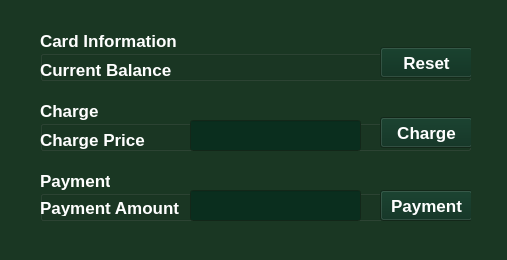
<?xml version="1.0" encoding="UTF-8"?>
<ui version="4.0">
 <class>Dialog</class>
 <widget class="QDialog" name="Dialog">
  <property name="geometry">
   <rect>
    <x>0</x>
    <y>0</y>
    <width>507</width>
    <height>260</height>
   </rect>
  </property>
  <property name="palette">
   <palette>
    <active>
     <colorrole role="WindowText">
      <brush brushstyle="SolidPattern">
       <color alpha="255">
        <red>255</red>
        <green>255</green>
        <blue>255</blue>
       </color>
      </brush>
     </colorrole>
     <colorrole role="Button">
      <brush brushstyle="SolidPattern">
       <color alpha="255">
        <red>10</red>
        <green>46</green>
        <blue>30</blue>
       </color>
      </brush>
     </colorrole>
     <colorrole role="Midlight">
      <brush brushstyle="SolidPattern">
       <color alpha="255">
        <red>196</red>
        <green>203</green>
        <blue>193</blue>
       </color>
      </brush>
     </colorrole>
     <colorrole role="Dark">
      <brush brushstyle="SolidPattern">
       <color alpha="255">
        <red>105</red>
        <green>116</green>
        <blue>101</blue>
       </color>
      </brush>
     </colorrole>
     <colorrole role="Mid">
      <brush brushstyle="SolidPattern">
       <color alpha="255">
        <red>115</red>
        <green>132</green>
        <blue>108</blue>
       </color>
      </brush>
     </colorrole>
     <colorrole role="Text">
      <brush brushstyle="SolidPattern">
       <color alpha="255">
        <red>255</red>
        <green>255</green>
        <blue>255</blue>
       </color>
      </brush>
     </colorrole>
     <colorrole role="BrightText">
      <brush brushstyle="SolidPattern">
       <color alpha="255">
        <red>255</red>
        <green>255</green>
        <blue>255</blue>
       </color>
      </brush>
     </colorrole>
     <colorrole role="ButtonText">
      <brush brushstyle="SolidPattern">
       <color alpha="255">
        <red>255</red>
        <green>255</green>
        <blue>255</blue>
       </color>
      </brush>
     </colorrole>
     <colorrole role="Base">
      <brush brushstyle="SolidPattern">
       <color alpha="255">
        <red>10</red>
        <green>46</green>
        <blue>30</blue>
       </color>
      </brush>
     </colorrole>
     <colorrole role="Window">
      <brush brushstyle="SolidPattern">
       <color alpha="255">
        <red>26</red>
        <green>55</green>
        <blue>35</blue>
       </color>
      </brush>
     </colorrole>
     <colorrole role="Highlight">
      <brush brushstyle="SolidPattern">
       <color alpha="255">
        <red>26</red>
        <green>55</green>
        <blue>35</blue>
       </color>
      </brush>
     </colorrole>
     <colorrole role="HighlightedText">
      <brush brushstyle="SolidPattern">
       <color alpha="255">
        <red>254</red>
        <green>239</green>
        <blue>197</blue>
       </color>
      </brush>
     </colorrole>
     <colorrole role="LinkVisited">
      <brush brushstyle="SolidPattern">
       <color alpha="255">
        <red>205</red>
        <green>171</green>
        <blue>143</blue>
       </color>
      </brush>
     </colorrole>
     <colorrole role="AlternateBase">
      <brush brushstyle="SolidPattern">
       <color alpha="255">
        <red>69</red>
        <green>80</green>
        <blue>65</blue>
       </color>
      </brush>
     </colorrole>
     <colorrole role="ToolTipBase">
      <brush brushstyle="SolidPattern">
       <color alpha="255">
        <red>255</red>
        <green>246</green>
        <blue>242</blue>
       </color>
      </brush>
     </colorrole>
     <colorrole role="ToolTipText">
      <brush brushstyle="SolidPattern">
       <color alpha="255">
        <red>255</red>
        <green>255</green>
        <blue>255</blue>
       </color>
      </brush>
     </colorrole>
     <colorrole role="PlaceholderText">
      <brush brushstyle="SolidPattern">
       <color alpha="255">
        <red>105</red>
        <green>116</green>
        <blue>101</blue>
       </color>
      </brush>
     </colorrole>
    </active>
    <inactive>
     <colorrole role="WindowText">
      <brush brushstyle="SolidPattern">
       <color alpha="255">
        <red>255</red>
        <green>255</green>
        <blue>255</blue>
       </color>
      </brush>
     </colorrole>
     <colorrole role="Button">
      <brush brushstyle="SolidPattern">
       <color alpha="255">
        <red>10</red>
        <green>46</green>
        <blue>30</blue>
       </color>
      </brush>
     </colorrole>
     <colorrole role="Midlight">
      <brush brushstyle="SolidPattern">
       <color alpha="255">
        <red>196</red>
        <green>203</green>
        <blue>193</blue>
       </color>
      </brush>
     </colorrole>
     <colorrole role="Dark">
      <brush brushstyle="SolidPattern">
       <color alpha="255">
        <red>105</red>
        <green>116</green>
        <blue>101</blue>
       </color>
      </brush>
     </colorrole>
     <colorrole role="Mid">
      <brush brushstyle="SolidPattern">
       <color alpha="255">
        <red>115</red>
        <green>132</green>
        <blue>108</blue>
       </color>
      </brush>
     </colorrole>
     <colorrole role="Text">
      <brush brushstyle="SolidPattern">
       <color alpha="255">
        <red>255</red>
        <green>255</green>
        <blue>255</blue>
       </color>
      </brush>
     </colorrole>
     <colorrole role="BrightText">
      <brush brushstyle="SolidPattern">
       <color alpha="255">
        <red>255</red>
        <green>255</green>
        <blue>255</blue>
       </color>
      </brush>
     </colorrole>
     <colorrole role="ButtonText">
      <brush brushstyle="SolidPattern">
       <color alpha="255">
        <red>255</red>
        <green>255</green>
        <blue>255</blue>
       </color>
      </brush>
     </colorrole>
     <colorrole role="Base">
      <brush brushstyle="SolidPattern">
       <color alpha="255">
        <red>10</red>
        <green>46</green>
        <blue>30</blue>
       </color>
      </brush>
     </colorrole>
     <colorrole role="Window">
      <brush brushstyle="SolidPattern">
       <color alpha="255">
        <red>26</red>
        <green>55</green>
        <blue>35</blue>
       </color>
      </brush>
     </colorrole>
     <colorrole role="Highlight">
      <brush brushstyle="SolidPattern">
       <color alpha="255">
        <red>26</red>
        <green>55</green>
        <blue>35</blue>
       </color>
      </brush>
     </colorrole>
     <colorrole role="HighlightedText">
      <brush brushstyle="SolidPattern">
       <color alpha="255">
        <red>254</red>
        <green>239</green>
        <blue>197</blue>
       </color>
      </brush>
     </colorrole>
     <colorrole role="LinkVisited">
      <brush brushstyle="SolidPattern">
       <color alpha="255">
        <red>205</red>
        <green>171</green>
        <blue>143</blue>
       </color>
      </brush>
     </colorrole>
     <colorrole role="AlternateBase">
      <brush brushstyle="SolidPattern">
       <color alpha="255">
        <red>69</red>
        <green>80</green>
        <blue>65</blue>
       </color>
      </brush>
     </colorrole>
     <colorrole role="ToolTipBase">
      <brush brushstyle="SolidPattern">
       <color alpha="255">
        <red>255</red>
        <green>246</green>
        <blue>242</blue>
       </color>
      </brush>
     </colorrole>
     <colorrole role="ToolTipText">
      <brush brushstyle="SolidPattern">
       <color alpha="255">
        <red>255</red>
        <green>255</green>
        <blue>255</blue>
       </color>
      </brush>
     </colorrole>
     <colorrole role="PlaceholderText">
      <brush brushstyle="SolidPattern">
       <color alpha="255">
        <red>105</red>
        <green>116</green>
        <blue>101</blue>
       </color>
      </brush>
     </colorrole>
    </inactive>
    <disabled>
     <colorrole role="WindowText">
      <brush brushstyle="SolidPattern">
       <color alpha="255">
        <red>105</red>
        <green>116</green>
        <blue>101</blue>
       </color>
      </brush>
     </colorrole>
     <colorrole role="Button">
      <brush brushstyle="SolidPattern">
       <color alpha="255">
        <red>10</red>
        <green>46</green>
        <blue>30</blue>
       </color>
      </brush>
     </colorrole>
     <colorrole role="Midlight">
      <brush brushstyle="SolidPattern">
       <color alpha="255">
        <red>196</red>
        <green>203</green>
        <blue>193</blue>
       </color>
      </brush>
     </colorrole>
     <colorrole role="Dark">
      <brush brushstyle="SolidPattern">
       <color alpha="255">
        <red>105</red>
        <green>116</green>
        <blue>101</blue>
       </color>
      </brush>
     </colorrole>
     <colorrole role="Mid">
      <brush brushstyle="SolidPattern">
       <color alpha="255">
        <red>115</red>
        <green>132</green>
        <blue>108</blue>
       </color>
      </brush>
     </colorrole>
     <colorrole role="Text">
      <brush brushstyle="SolidPattern">
       <color alpha="255">
        <red>105</red>
        <green>116</green>
        <blue>101</blue>
       </color>
      </brush>
     </colorrole>
     <colorrole role="BrightText">
      <brush brushstyle="SolidPattern">
       <color alpha="255">
        <red>255</red>
        <green>255</green>
        <blue>255</blue>
       </color>
      </brush>
     </colorrole>
     <colorrole role="ButtonText">
      <brush brushstyle="SolidPattern">
       <color alpha="255">
        <red>105</red>
        <green>116</green>
        <blue>101</blue>
       </color>
      </brush>
     </colorrole>
     <colorrole role="Base">
      <brush brushstyle="SolidPattern">
       <color alpha="255">
        <red>26</red>
        <green>55</green>
        <blue>35</blue>
       </color>
      </brush>
     </colorrole>
     <colorrole role="Window">
      <brush brushstyle="SolidPattern">
       <color alpha="255">
        <red>26</red>
        <green>55</green>
        <blue>35</blue>
       </color>
      </brush>
     </colorrole>
     <colorrole role="Highlight">
      <brush brushstyle="SolidPattern">
       <color alpha="255">
        <red>145</red>
        <green>145</green>
        <blue>145</blue>
       </color>
      </brush>
     </colorrole>
     <colorrole role="HighlightedText">
      <brush brushstyle="SolidPattern">
       <color alpha="255">
        <red>254</red>
        <green>239</green>
        <blue>197</blue>
       </color>
      </brush>
     </colorrole>
     <colorrole role="LinkVisited">
      <brush brushstyle="SolidPattern">
       <color alpha="255">
        <red>205</red>
        <green>171</green>
        <blue>143</blue>
       </color>
      </brush>
     </colorrole>
     <colorrole role="AlternateBase">
      <brush brushstyle="SolidPattern">
       <color alpha="255">
        <red>69</red>
        <green>80</green>
        <blue>65</blue>
       </color>
      </brush>
     </colorrole>
     <colorrole role="ToolTipBase">
      <brush brushstyle="SolidPattern">
       <color alpha="255">
        <red>255</red>
        <green>246</green>
        <blue>242</blue>
       </color>
      </brush>
     </colorrole>
     <colorrole role="ToolTipText">
      <brush brushstyle="SolidPattern">
       <color alpha="255">
        <red>255</red>
        <green>255</green>
        <blue>255</blue>
       </color>
      </brush>
     </colorrole>
     <colorrole role="PlaceholderText">
      <brush brushstyle="SolidPattern">
       <color alpha="255">
        <red>105</red>
        <green>116</green>
        <blue>101</blue>
       </color>
      </brush>
     </colorrole>
    </disabled>
   </palette>
  </property>
  <property name="windowTitle">
   <string>Dialog</string>
  </property>
  <widget class="QGroupBox" name="groupBox">
   <property name="geometry">
    <rect>
     <x>40</x>
     <y>30</y>
     <width>431</width>
     <height>51</height>
    </rect>
   </property>
   <property name="font">
    <font>
     <pointsize>13</pointsize>
     <weight>75</weight>
     <bold>true</bold>
    </font>
   </property>
   <property name="title">
    <string>Card Information</string>
   </property>
   <widget class="QPushButton" name="resetButton">
    <property name="geometry">
     <rect>
      <x>340</x>
      <y>17</y>
      <width>93</width>
      <height>31</height>
     </rect>
    </property>
    <property name="font">
     <font>
      <pointsize>13</pointsize>
      <weight>75</weight>
      <bold>true</bold>
     </font>
    </property>
    <property name="text">
     <string>Reset</string>
    </property>
   </widget>
   <widget class="QLabel" name="label_3">
    <property name="geometry">
     <rect>
      <x>0</x>
      <y>30</y>
      <width>131</width>
      <height>20</height>
     </rect>
    </property>
    <property name="font">
     <font>
      <pointsize>13</pointsize>
      <weight>75</weight>
      <bold>true</bold>
     </font>
    </property>
    <property name="text">
     <string>Current Balance</string>
    </property>
   </widget>
   <widget class="QLabel" name="totalLabel">
    <property name="geometry">
     <rect>
      <x>150</x>
      <y>30</y>
      <width>171</width>
      <height>20</height>
     </rect>
    </property>
    <property name="font">
     <font>
      <pointsize>13</pointsize>
      <weight>75</weight>
      <bold>true</bold>
     </font>
    </property>
    <property name="text">
     <string/>
    </property>
    <property name="alignment">
     <set>Qt::AlignRight|Qt::AlignTrailing|Qt::AlignVCenter</set>
    </property>
   </widget>
  </widget>
  <widget class="QGroupBox" name="groupBox_2">
   <property name="geometry">
    <rect>
     <x>40</x>
     <y>100</y>
     <width>431</width>
     <height>51</height>
    </rect>
   </property>
   <property name="font">
    <font>
     <pointsize>13</pointsize>
     <weight>75</weight>
     <bold>true</bold>
    </font>
   </property>
   <property name="title">
    <string>Charge</string>
   </property>
   <widget class="QPushButton" name="chargeButton">
    <property name="geometry">
     <rect>
      <x>340</x>
      <y>17</y>
      <width>93</width>
      <height>31</height>
     </rect>
    </property>
    <property name="font">
     <font>
      <pointsize>13</pointsize>
      <weight>75</weight>
      <bold>true</bold>
     </font>
    </property>
    <property name="text">
     <string>Charge</string>
    </property>
   </widget>
   <widget class="QLabel" name="label">
    <property name="geometry">
     <rect>
      <x>0</x>
      <y>30</y>
      <width>111</width>
      <height>20</height>
     </rect>
    </property>
    <property name="font">
     <font>
      <pointsize>13</pointsize>
      <weight>75</weight>
      <bold>true</bold>
     </font>
    </property>
    <property name="text">
     <string>Charge Price </string>
    </property>
   </widget>
   <widget class="QLineEdit" name="chargeEdit">
    <property name="geometry">
     <rect>
      <x>150</x>
      <y>20</y>
      <width>171</width>
      <height>31</height>
     </rect>
    </property>
   </widget>
  </widget>
  <widget class="QGroupBox" name="groupBox_3">
   <property name="geometry">
    <rect>
     <x>40</x>
     <y>170</y>
     <width>431</width>
     <height>51</height>
    </rect>
   </property>
   <property name="font">
    <font>
     <pointsize>13</pointsize>
     <weight>75</weight>
     <bold>true</bold>
    </font>
   </property>
   <property name="title">
    <string>Payment</string>
   </property>
   <widget class="QPushButton" name="paymentButton">
    <property name="geometry">
     <rect>
      <x>340</x>
      <y>20</y>
      <width>93</width>
      <height>31</height>
     </rect>
    </property>
    <property name="font">
     <font>
      <pointsize>13</pointsize>
      <weight>75</weight>
      <bold>true</bold>
     </font>
    </property>
    <property name="text">
     <string>Payment</string>
    </property>
   </widget>
   <widget class="QLabel" name="label_2">
    <property name="geometry">
     <rect>
      <x>0</x>
      <y>30</y>
      <width>161</width>
      <height>16</height>
     </rect>
    </property>
    <property name="font">
     <font>
      <pointsize>13</pointsize>
      <weight>75</weight>
      <bold>true</bold>
     </font>
    </property>
    <property name="text">
     <string>Payment Amount</string>
    </property>
   </widget>
   <widget class="QLineEdit" name="paymentEdit">
    <property name="geometry">
     <rect>
      <x>150</x>
      <y>20</y>
      <width>171</width>
      <height>31</height>
     </rect>
    </property>
    <property name="text">
     <string/>
    </property>
   </widget>
  </widget>
 </widget>
 <resources/>
 <connections/>
</ui>
